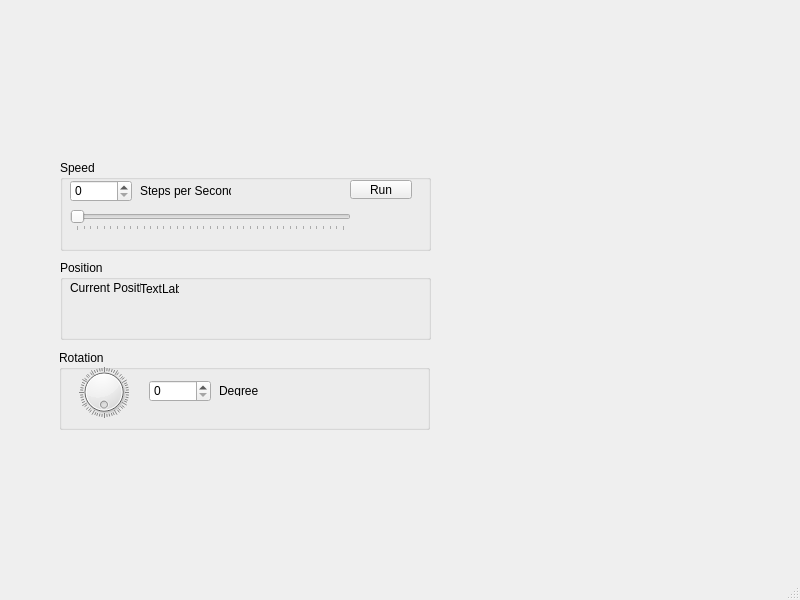
<?xml version="1.0" encoding="UTF-8"?>
<ui version="4.0">
 <class>MainWindow</class>
 <widget class="QMainWindow" name="MainWindow">
  <property name="geometry">
   <rect>
    <x>0</x>
    <y>0</y>
    <width>800</width>
    <height>600</height>
   </rect>
  </property>
  <property name="windowTitle">
   <string>MainWindow</string>
  </property>
  <widget class="QWidget" name="centralwidget">
   <widget class="QGroupBox" name="speed_groupbox">
    <property name="geometry">
     <rect>
      <x>60</x>
      <y>160</y>
      <width>371</width>
      <height>91</height>
     </rect>
    </property>
    <property name="title">
     <string>Speed</string>
    </property>
    <widget class="QSpinBox" name="speed_spinbox">
     <property name="geometry">
      <rect>
       <x>10</x>
       <y>20</y>
       <width>62</width>
       <height>22</height>
      </rect>
     </property>
     <property name="maximum">
      <number>2000</number>
     </property>
    </widget>
    <widget class="QSlider" name="speed_slider">
     <property name="geometry">
      <rect>
       <x>10</x>
       <y>50</y>
       <width>281</width>
       <height>21</height>
      </rect>
     </property>
     <property name="minimum">
      <number>0</number>
     </property>
     <property name="maximum">
      <number>2000</number>
     </property>
     <property name="pageStep">
      <number>50</number>
     </property>
     <property name="orientation">
      <enum>Qt::Horizontal</enum>
     </property>
     <property name="tickPosition">
      <enum>QSlider::TicksBelow</enum>
     </property>
    </widget>
    <widget class="QLabel" name="sps_label">
     <property name="geometry">
      <rect>
       <x>80</x>
       <y>20</y>
       <width>91</width>
       <height>21</height>
      </rect>
     </property>
     <property name="text">
      <string>Steps per Second</string>
     </property>
    </widget>
    <widget class="QPushButton" name="run_button">
     <property name="geometry">
      <rect>
       <x>290</x>
       <y>20</y>
       <width>62</width>
       <height>19</height>
      </rect>
     </property>
     <property name="text">
      <string>Run</string>
     </property>
    </widget>
   </widget>
   <widget class="QGroupBox" name="position_groupbox">
    <property name="geometry">
     <rect>
      <x>60</x>
      <y>260</y>
      <width>371</width>
      <height>80</height>
     </rect>
    </property>
    <property name="title">
     <string>Position</string>
    </property>
    <widget class="QLabel" name="curr_pos_label">
     <property name="geometry">
      <rect>
       <x>10</x>
       <y>20</y>
       <width>71</width>
       <height>16</height>
      </rect>
     </property>
     <property name="text">
      <string>Current Position</string>
     </property>
    </widget>
    <widget class="QLabel" name="curr_pos_value_label">
     <property name="geometry">
      <rect>
       <x>80</x>
       <y>23</y>
       <width>39</width>
       <height>11</height>
      </rect>
     </property>
     <property name="text">
      <string>TextLabel</string>
     </property>
    </widget>
   </widget>
   <widget class="QGroupBox" name="rotation_groupbox">
    <property name="geometry">
     <rect>
      <x>59</x>
      <y>350</y>
      <width>371</width>
      <height>80</height>
     </rect>
    </property>
    <property name="title">
     <string>Rotation</string>
    </property>
    <widget class="QDial" name="rotation_dial">
     <property name="geometry">
      <rect>
       <x>20</x>
       <y>10</y>
       <width>50</width>
       <height>64</height>
      </rect>
     </property>
     <property name="maximum">
      <number>359</number>
     </property>
     <property name="wrapping">
      <bool>true</bool>
     </property>
     <property name="notchTarget">
      <double>6.000000000000000</double>
     </property>
     <property name="notchesVisible">
      <bool>true</bool>
     </property>
    </widget>
    <widget class="QSpinBox" name="rotation_spinbox">
     <property name="geometry">
      <rect>
       <x>90</x>
       <y>30</y>
       <width>62</width>
       <height>22</height>
      </rect>
     </property>
     <property name="maximum">
      <number>359</number>
     </property>
    </widget>
    <widget class="QLabel" name="degrees_label">
     <property name="geometry">
      <rect>
       <x>160</x>
       <y>36</y>
       <width>39</width>
       <height>10</height>
      </rect>
     </property>
     <property name="text">
      <string>Degrees</string>
     </property>
    </widget>
   </widget>
  </widget>
  <widget class="QMenuBar" name="menubar">
   <property name="geometry">
    <rect>
     <x>0</x>
     <y>0</y>
     <width>800</width>
     <height>20</height>
    </rect>
   </property>
  </widget>
  <widget class="QStatusBar" name="statusbar"/>
 </widget>
 <resources/>
 <connections>
  <connection>
   <sender>rotation_dial</sender>
   <signal>sliderMoved(int)</signal>
   <receiver>rotation_spinbox</receiver>
   <slot>setValue(int)</slot>
   <hints>
    <hint type="sourcelabel">
     <x>103</x>
     <y>411</y>
    </hint>
    <hint type="destinationlabel">
     <x>179</x>
     <y>410</y>
    </hint>
   </hints>
  </connection>
  <connection>
   <sender>speed_slider</sender>
   <signal>sliderMoved(int)</signal>
   <receiver>speed_spinbox</receiver>
   <slot>setValue(int)</slot>
   <hints>
    <hint type="sourcelabel">
     <x>210</x>
     <y>240</y>
    </hint>
    <hint type="destinationlabel">
     <x>100</x>
     <y>210</y>
    </hint>
   </hints>
  </connection>
  <connection>
   <sender>speed_spinbox</sender>
   <signal>valueChanged(int)</signal>
   <receiver>speed_slider</receiver>
   <slot>setValue(int)</slot>
   <hints>
    <hint type="sourcelabel">
     <x>100</x>
     <y>210</y>
    </hint>
    <hint type="destinationlabel">
     <x>210</x>
     <y>240</y>
    </hint>
   </hints>
  </connection>
  <connection>
   <sender>rotation_spinbox</sender>
   <signal>valueChanged(int)</signal>
   <receiver>rotation_dial</receiver>
   <slot>setValue(int)</slot>
   <hints>
    <hint type="sourcelabel">
     <x>179</x>
     <y>410</y>
    </hint>
    <hint type="destinationlabel">
     <x>103</x>
     <y>411</y>
    </hint>
   </hints>
  </connection>
 </connections>
</ui>
